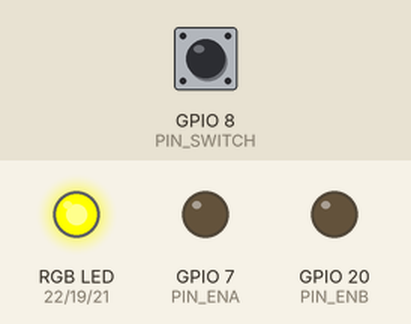
This program was run on a simulated ESP32. Shown: an RGB LED mixed from three pins (HIGH = lit), output pins drawn as LEDs (lit = HIGH). Dashed ring = blinking. The test bench sets the inputs (shaded band); at power-on: GPIO 8 (PIN_SWITCH) HIGH. What the program prints to the serial monitor is not drawn.

Above: at 1.2 s.
1.3 s: GPIO 8 (PIN_SWITCH) pulled LOW for 0.15 s
At 1.4 s:
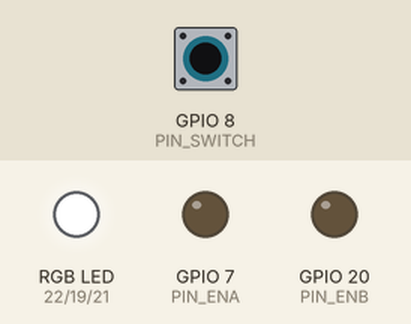
At 1.87 s:
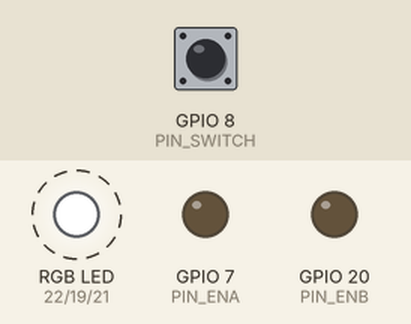
Timing chart, 0 to 10.3 s (numbered marks = the images above; inputs shaded):
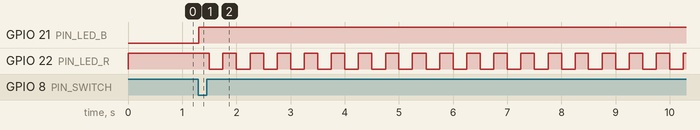

Measured:
- after the input at 1.3 s, GPIO 21 (PIN_LED_B): LOW → HIGH at once; GPIO 22 (PIN_LED_R): alternates HIGH for 0.25 s and LOW for 0.25 s, starting after 0.20 s

The program:

main.cpp
```cpp
#include <Arduino.h>
#include <WiFi.h>
#include <DNSServer.h>
#include <ESPAsyncWebServer.h>

#include "config.h"
#include "index_html.h"

static AsyncWebServer server(80);
static AsyncWebSocket ws("/ws");
static DNSServer dnsServer;

// Written by the AsyncTCP task in the WS callback, read from loop(). Each is
// a single-writer/single-reader byte/word, so plain volatile is enough — no
// motor/LED code runs from the callback itself.
static volatile uint8_t rawA = 0;
static volatile uint8_t rawB = 0;
static volatile uint32_t lastPacketMillis = 0;

// Latching E-stop: once IO8 is pressed, motors stay disabled until the board
// is power-cycled (or reset) — set-only, nothing in this firmware clears it.
static bool estopLatched = false;

enum LedColor { LED_UNSET, LED_OFF, LED_BLUE, LED_AMBER, LED_GREEN, LED_RED };
static LedColor currentLed = LED_UNSET;

static void setLed(LedColor color) {
  if (color == currentLed) return;
  currentLed = color;
  // Common anode: LOW turns a channel on, HIGH turns it off.
  bool r = false, g = false, b = false;
  switch (color) {
    case LED_BLUE:  b = true; break;
    case LED_AMBER: r = true; g = true; break;
    case LED_GREEN: g = true; break;
    case LED_RED:   r = true; break;
    default: break;
  }
  digitalWrite(PIN_LED_R, r ? LOW : HIGH);
  digitalWrite(PIN_LED_G, g ? LOW : HIGH);
  digitalWrite(PIN_LED_B, b ? LOW : HIGH);
}

static uint8_t mapDuty(uint8_t raw) {
  if (raw == 0) return 0;
  return (uint8_t)map(raw, 1, 255, MIN_DUTY, 255);
}

static void onWsEvent(AsyncWebSocket *server, AsyncWebSocketClient *client,
                       AwsEventType type, void *arg, uint8_t *data, size_t len) {
  if (type != WS_EVT_DATA) return;

  AwsFrameInfo *info = (AwsFrameInfo *)arg;
  if (!(info->final && info->index == 0 && info->len == len && info->opcode == WS_TEXT)) {
    return; // ignore fragmented/binary frames, protocol doesn't use them
  }

  char buf[16];
  size_t n = len < sizeof(buf) - 1 ? len : sizeof(buf) - 1;
  memcpy(buf, data, n);
  buf[n] = '\0';

  int a = 0, b = 0;
  if (sscanf(buf, "%d,%d", &a, &b) == 2) {
    rawA = (uint8_t)constrain(a, 0, 255);
    rawB = (uint8_t)constrain(b, 0, 255);
    lastPacketMillis = millis();
  }
}

void setup() {
  // Motors must not spin at boot. IO7 has a pull-up in its reset default,
  // so both enables get driven low before anything else runs.
  pinMode(PIN_ENA, OUTPUT);
  pinMode(PIN_ENB, OUTPUT);
  digitalWrite(PIN_ENA, LOW);
  digitalWrite(PIN_ENB, LOW);

  Serial.begin(115200);

  pinMode(PIN_LED_R, OUTPUT);
  pinMode(PIN_LED_G, OUTPUT);
  pinMode(PIN_LED_B, OUTPUT);
  setLed(LED_OFF);

  // E-stop button: active low, external pull-up fitted. Internal pull-up is
  // redundant but harmless. Outputs are enabled by default; pressing this
  // latches them off until power-cycle (see estopLatched in loop()).
  pinMode(PIN_SWITCH, INPUT_PULLUP);

  ledcAttach(PIN_ENA, PWM_FREQ_HZ, PWM_RESOLUTION_BITS);
  ledcAttach(PIN_ENB, PWM_FREQ_HZ, PWM_RESOLUTION_BITS);
  ledcWrite(PIN_ENA, 0);
  ledcWrite(PIN_ENB, 0);

  WiFi.setSleep(false); // avoid modem-sleep latency spikes on the control loop
  WiFi.mode(WIFI_AP);

  // WiFi.softAPmacAddress() reads back as all-zero here — the AP interface
  // isn't actually up yet at this point (before WiFi.softAP() below). Read
  // the factory-burned base MAC straight from eFuse instead; it's valid
  // immediately and doesn't depend on WiFi driver bring-up order.
  // getEfuseMac() packs the MAC's first byte into the low end of the
  // returned uint64 and its last byte into the high end. The low 24 bits
  // are therefore the manufacturer OUI, which is identical across a
  // manufacturing batch -- the per-chip unique bytes are the *upper* 24
  // bits of the 48-bit MAC, hence the >> 24 here.
  uint64_t chipMac = ESP.getEfuseMac();
  char suffix[7];
  snprintf(suffix, sizeof(suffix), "%06X", (unsigned int)((chipMac >> 24) & 0xFFFFFF));
  String ssid = String(WIFI_SSID_PREFIX) + suffix;
  WiFi.softAP(ssid.c_str(), WIFI_PASSPHRASE);

  Serial.print("AP SSID: ");
  Serial.println(ssid);
  Serial.print("AP IP: ");
  Serial.println(WiFi.softAPIP());

  dnsServer.start(DNS_PORT, "*", WiFi.softAPIP());

  ws.onEvent(onWsEvent);
  server.addHandler(&ws);

  server.on("/", HTTP_GET, [](AsyncWebServerRequest *request) {
    request->send(200, "text/html", INDEX_HTML);
  });

  // Answer each OS's connectivity-check probe with exactly what it expects,
  // so none of them conclude this AP "requires sign-in" and auto-launch
  // their own captive-portal browser. That browser (at least Android's) has
  // an unfixable-from-page-content pull-to-refresh bug — see CLAUDE.md,
  // "Network". Users open Chrome themselves and browse to the AP's fixed IP.
  server.on("/generate_204", HTTP_GET, [](AsyncWebServerRequest *request) {
    request->send(204); // Android / ChromeOS
  });
  server.on("/gen_204", HTTP_GET, [](AsyncWebServerRequest *request) {
    request->send(204); // Android (older)
  });
  server.on("/hotspot-detect.html", HTTP_GET, [](AsyncWebServerRequest *request) {
    // iOS/macOS check the body for this exact string, not just the status.
    request->send(200, "text/html", "<HTML><HEAD><TITLE>Success</TITLE></HEAD><BODY>Success</BODY></HTML>");
  });
  server.on("/library/test/success.html", HTTP_GET, [](AsyncWebServerRequest *request) {
    request->send(200, "text/html", "<HTML><HEAD><TITLE>Success</TITLE></HEAD><BODY>Success</BODY></HTML>");
  });
  server.on("/connecttest.txt", HTTP_GET, [](AsyncWebServerRequest *request) {
    request->send(200, "text/plain", "Microsoft Connect Test"); // Windows
  });
  server.on("/ncsi.txt", HTTP_GET, [](AsyncWebServerRequest *request) {
    request->send(200, "text/plain", "Microsoft NCSI"); // Windows
  });

  server.onNotFound([](AsyncWebServerRequest *request) {
    request->redirect("/"); // anything else stray lands on the control page
  });

  server.begin();
  setLed(LED_BLUE); // AP up, no client yet
}

void loop() {
  dnsServer.processNextRequest();
  ws.cleanupClients();

  bool clientConnected = ws.count() > 0;
  bool failsafeTripped = (millis() - lastPacketMillis) > FAILSAFE_TIMEOUT_MS;

  if (digitalRead(PIN_SWITCH) == LOW) {
    estopLatched = true; // sticky — only a reset/power-cycle clears this
  }

  uint8_t dutyA = mapDuty(rawA);
  uint8_t dutyB = mapDuty(rawB);

  if (!clientConnected || failsafeTripped || estopLatched) {
    dutyA = 0;
    dutyB = 0;
  }

  ledcWrite(PIN_ENA, dutyA);
  ledcWrite(PIN_ENB, dutyB);

  if (estopLatched) {
    // Blinking red so it reads as distinct from the solid-red failsafe
    // state: this one needs a power-cycle, failsafe clears itself.
    bool blinkOn = (millis() / 250) % 2 == 0;
    setLed(blinkOn ? LED_RED : LED_OFF);
  } else if (!clientConnected) {
    setLed(LED_BLUE);
  } else if (failsafeTripped) {
    setLed(LED_RED);
  } else if (dutyA == 0 && dutyB == 0) {
    setLed(LED_AMBER);
  } else {
    setLed(LED_GREEN);
  }

  delay(5);
}
```

index_html.h
```cpp
#pragma once
#include <Arduino.h>

// Single-page tank-drive UI. No LittleFS, no build step — embedded as a raw
// string literal in PROGMEM and served directly.
const char INDEX_HTML[] PROGMEM = R"HTMLPAGE(
<!DOCTYPE html>
<html>
<head>
<meta charset="utf-8">
<meta name="viewport" content="width=device-width, initial-scale=1, maximum-scale=1, user-scalable=no, viewport-fit=cover">
<title>servo-remote</title>
<style>
  html, body {
    margin: 0; padding: 0; width: 100%; height: 100%;
    background: #0b0e12; color: #ddd;
    font-family: -apple-system, BlinkMacSystemFont, "Segoe UI", sans-serif;
    overflow: hidden;
    touch-action: none;
    overscroll-behavior: none; /* stop Chrome's pull-to-refresh on a downward drag */
    -webkit-user-select: none; user-select: none;
    -webkit-touch-callout: none;
  }
  #status {
    position: fixed; top: 0; left: 0; right: 0; height: 44px;
    display: flex; align-items: center; justify-content: center;
    gap: 8px; font-size: 14px; letter-spacing: 0.02em;
    z-index: 10; background: #0b0e12;
  }
  #dot {
    width: 10px; height: 10px; border-radius: 50%;
    background: #833; transition: background 0.15s;
  }
  #dot.connected { background: #3a3; }
  .zone {
    position: fixed; top: 44px; bottom: 0; width: 50%;
    display: flex; align-items: flex-end; justify-content: center;
    box-sizing: border-box;
    /* Keep the touch target clear of the phone's bottom system-gesture
       strip — a drag that crosses into that reserved area can be grabbed by
       the OS before it ever reaches this page. */
    padding-bottom: calc(env(safe-area-inset-bottom, 0px) + 24px);
  }
  .zoneA { left: 0; border-right: 1px solid #222; }
  .zoneB { right: 0; }
  .track {
    position: relative; width: 62%; height: 92%; margin-bottom: 4%;
    background: #14181f; border-radius: 14px; overflow: hidden;
    border: 1px solid #232833;
  }
  .fill {
    position: absolute; left: 0; right: 0; bottom: 0; height: 0%;
    background: linear-gradient(#5ad, #38a);
    transition: none;
  }
  .pct {
    position: absolute; top: 10px; left: 0; right: 0;
    text-align: center; font-size: 15px; color: #889;
    pointer-events: none;
  }
  .label {
    position: absolute; bottom: 10px; left: 0; right: 0;
    text-align: center; font-size: 13px; color: #556; letter-spacing: 0.1em;
    pointer-events: none;
  }
</style>
</head>
<body>
  <div id="status"><span id="dot"></span><span id="statusText">connecting…</span></div>
  <div class="zone zoneA" id="zoneA">
    <div class="track" id="trackA">
      <div class="fill" id="fillA"></div>
      <div class="pct" id="pctA">0%</div>
      <div class="label">A</div>
    </div>
  </div>
  <div class="zone zoneB" id="zoneB">
    <div class="track" id="trackB">
      <div class="fill" id="fillB"></div>
      <div class="pct" id="pctB">0%</div>
      <div class="label">B</div>
    </div>
  </div>
<script>
(function () {
  "use strict";

  var throttle = { A: 0, B: 0 }; // 0..255, sent to the ESP32

  function makeZone(zoneId, trackId, fillId, pctId) {
    var zone = document.getElementById(zoneId);
    var track = document.getElementById(trackId);
    var fill = document.getElementById(fillId);
    var pct = document.getElementById(pctId);
    var key = zoneId === "zoneA" ? "A" : "B";
    var activePointerId = null;

    function valueFromY(clientY) {
      var rect = track.getBoundingClientRect();
      var frac = (rect.bottom - clientY) / rect.height;
      if (frac < 0) frac = 0;
      if (frac > 1) frac = 1;
      return Math.round(frac * 255);
    }

    function setValue(v) {
      throttle[key] = v;
      var frac = v / 255;
      fill.style.height = (frac * 100) + "%";
      pct.textContent = Math.round(frac * 100) + "%";
    }

    function onDown(e) {
      activePointerId = e.pointerId;
      zone.setPointerCapture(e.pointerId);
      setValue(valueFromY(e.clientY));
      requestWakeLock();
      e.preventDefault();
    }
    function onMove(e) {
      if (e.pointerId !== activePointerId) return;
      setValue(valueFromY(e.clientY));
      e.preventDefault();
    }
    function onUp(e) {
      if (e.pointerId !== activePointerId) return;
      activePointerId = null;
      setValue(0); // spring-return to zero, not centre — no reverse
      e.preventDefault();
    }

    zone.addEventListener("pointerdown", onDown);
    zone.addEventListener("pointermove", onMove);
    zone.addEventListener("pointerup", onUp);
    zone.addEventListener("pointercancel", onUp);
  }

  makeZone("zoneA", "trackA", "fillA", "pctA");
  makeZone("zoneB", "trackB", "fillB", "pctB");

  // Belt-and-braces: overscroll-behavior above is what actually disables
  // Chrome's pull-to-refresh, but block the underlying touchmove too in case
  // an older Chrome build doesn't fully honor it. Must be a non-passive
  // listener for preventDefault() to have any effect here.
  document.addEventListener("touchmove", function (e) { e.preventDefault(); }, { passive: false });

  // Screen lock / tab backgrounding must NOT keep sending stale throttle —
  // the firmware failsafe handles the loss of packets, but drop to zero
  // locally too so a resumed page doesn't briefly resend an old value.
  document.addEventListener("visibilitychange", function () {
    if (document.hidden) {
      throttle.A = 0;
      throttle.B = 0;
    } else {
      requestWakeLock();
    }
  });

  // --- Wake Lock -----------------------------------------------------
  var wakeLock = null;
  function requestWakeLock() {
    if (!("wakeLock" in navigator)) return;
    navigator.wakeLock.request("screen").then(function (lock) {
      wakeLock = lock;
    }).catch(function () { /* denied or unsupported, ignore */ });
  }

  // --- WebSocket, ~25 Hz heartbeat -----------------------------------
  var ws = null;
  var dot = document.getElementById("dot");
  var statusText = document.getElementById("statusText");

  function setConnected(connected) {
    dot.className = connected ? "connected" : "";
    statusText.textContent = connected ? "connected" : "connecting…";
  }

  function connect() {
    ws = new WebSocket("ws://" + location.hostname + "/ws");
    ws.onopen = function () { setConnected(true); };
    ws.onclose = function () { setConnected(false); setTimeout(connect, 500); };
    ws.onerror = function () { ws.close(); };
  }
  connect();

  setInterval(function () {
    if (ws && ws.readyState === WebSocket.OPEN) {
      ws.send(throttle.A + "," + throttle.B);
    }
  }, 40); // ~25 Hz
})();
</script>
</body>
</html>
)HTMLPAGE";
```

config.h
```cpp
#pragma once

// Pin map — fixed by the board, see CLAUDE.md. Do not reassign; there are no
// spare pins on this module.
// Named ENA/ENB for historical reasons (matches the header silkscreen), but
// on this build they drive L298N IN1/IN3 — ENA/ENB jumpers stay on the
// breakout, permanently enabled. See CLAUDE.md, "L298N wiring".
#define PIN_ENA 7        // -> L298N IN1, PWM, motor A
#define PIN_ENB 20       // -> L298N IN3, PWM, motor B
#define PIN_SWITCH 8     // E-stop button, active low, external pull-up fitted.
                         // Outputs on by default; a press latches them off
                         // until power-cycle (see estopLatched in main.cpp).
#define PIN_LED_G 19     // RGB LED green (common anode)
#define PIN_LED_R 22     // RGB LED red (common anode)
#define PIN_LED_B 21     // RGB LED blue (common anode)

// PWM — the L298N is a bipolar bridge, switches slowly. ~1 kHz is the
// sensible starting point; higher just makes it hot.
#define PWM_FREQ_HZ 1000
#define PWM_RESOLUTION_BITS 8

// These motors won't start below roughly 30-40% duty. Non-zero throttle is
// mapped onto MIN_DUTY..255; exact zero stays exact zero. Needs tuning on
// the bench (bring-up step 3) — this is a starting guess, not a measured
// value.
#define MIN_DUTY 90

// If no control packet arrives within this window, motors go to zero.
#define FAILSAFE_TIMEOUT_MS 300

// SoftAP. The SSID gets a per-board suffix derived from the SoftAP MAC
// address, so it's stable across reboots of one board but distinct from
// any other board running this firmware.
#define WIFI_SSID_PREFIX "servo-remote-"
// TODO: placeholder passphrase (WPA2 requires 8+ chars) — change before
// this leaves the bench.
#define WIFI_PASSPHRASE "drivebot1"

#define DNS_PORT 53
```
